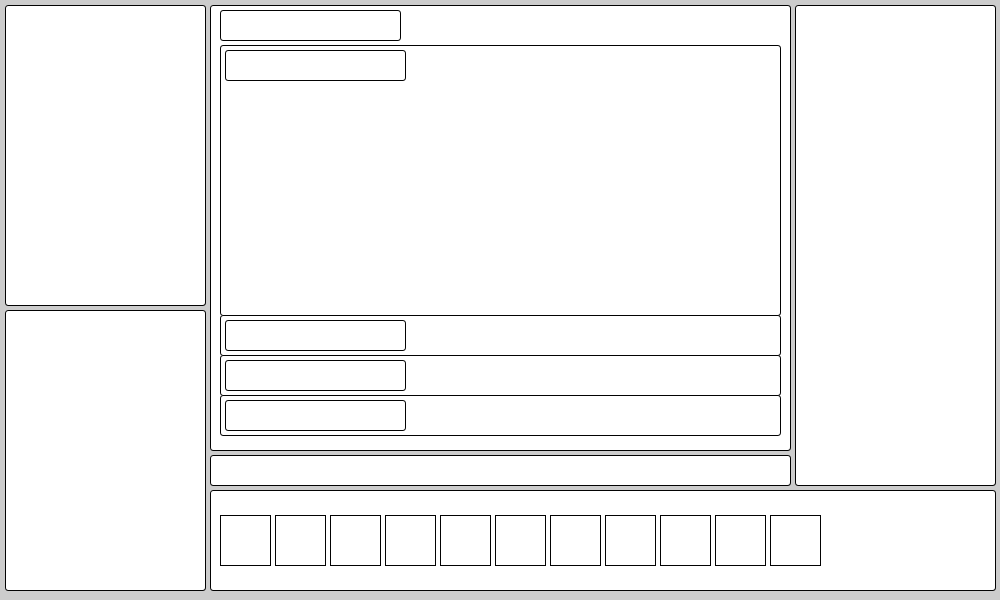
Frame 1 (no input)
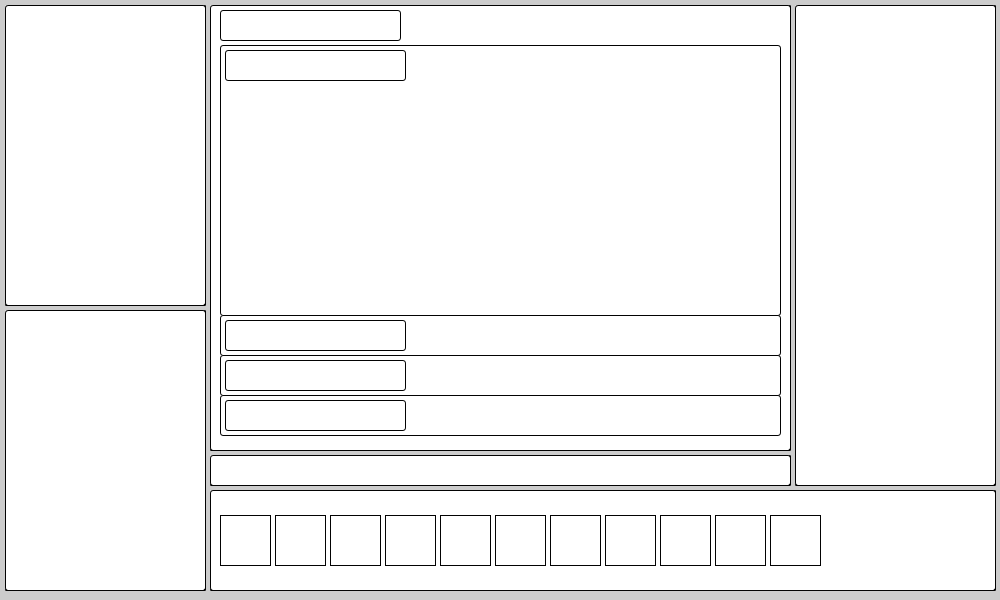
Frame 60 (the mouse pressed at the canvas centre just before this capture)
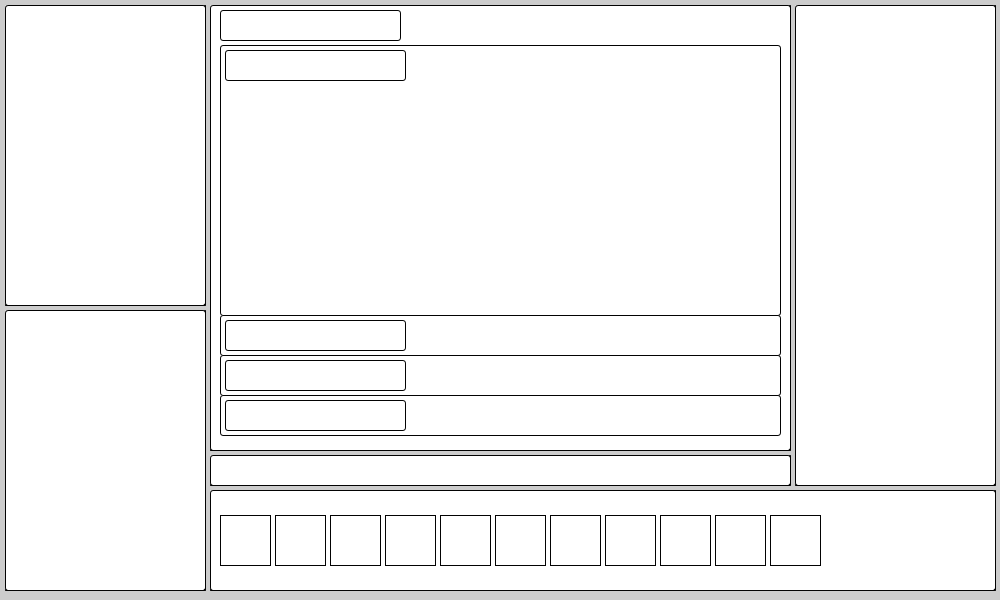
Frame 120 (the mouse held since frame 60 and released just before this capture)

The Processing sketch that drew these frames (run headless with seeded random() and noise(); from frame 60 on, the mouse is pressed at the canvas centre):

// Processing sketch: Music20260211
// ── Music20260211.pde
// Test

void setup() {
  
  size(1000, 600);
  stroke(2);
 
 }
 
void draw() {
  // Left Side
  rect(5, 5, 200, 300, 3);
  rect(5, 310, 200, 280, 3);
  
  // Middle
  rect(210, 5, 580, 445, 3);  // Container
  rect(220, 10, 180, 30, 3);  // Now Playing:
  
  rect(220, 45, 560, 270, 3); // Currently Playing
  rect(225, 50, 180, 30, 3);  // Song Name
  
  rect(220, 315, 560, 40, 3);  // 2nd in queue
  rect(225, 320, 180, 30, 3);  // Song Name
  
  rect(220, 355, 560, 40, 3);  // 3rd in queue
  rect(225, 360, 180, 30, 3);  // Song Name
  
  rect(220, 395, 560, 40, 3);  // 4th in queue
  rect(225, 400, 180, 30, 3);  // Song Name
  
  // Right Side
  rect(795, 5, 200, 480, 3); // Lyrics
  
  // Progress Bar
  rect(210, 455, 580, 30, 3);
  
  // Button Bar
  rect(210, 490, 785, 100, 3);
  
  for (int i = 1; i <= 11; i++) {
    int Size = 50;
    int Padding = 5;
    
    int xPos = (215-Size) + ((Size + Padding)*i);
    int yPos = 515;
    
    rect(xPos, yPos, Size, Size);
  }
  
}
